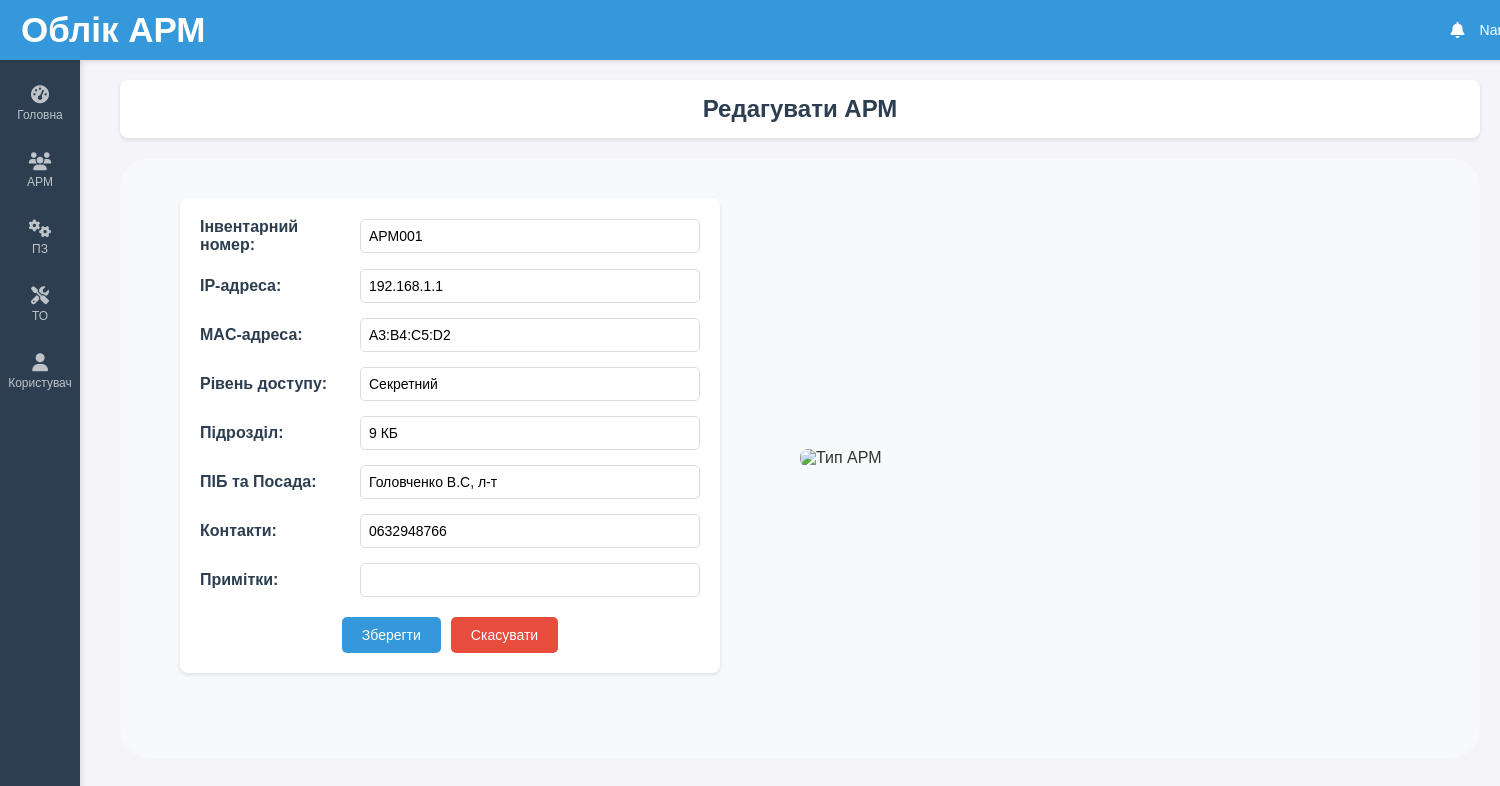
The app's page /edit/1, older data.
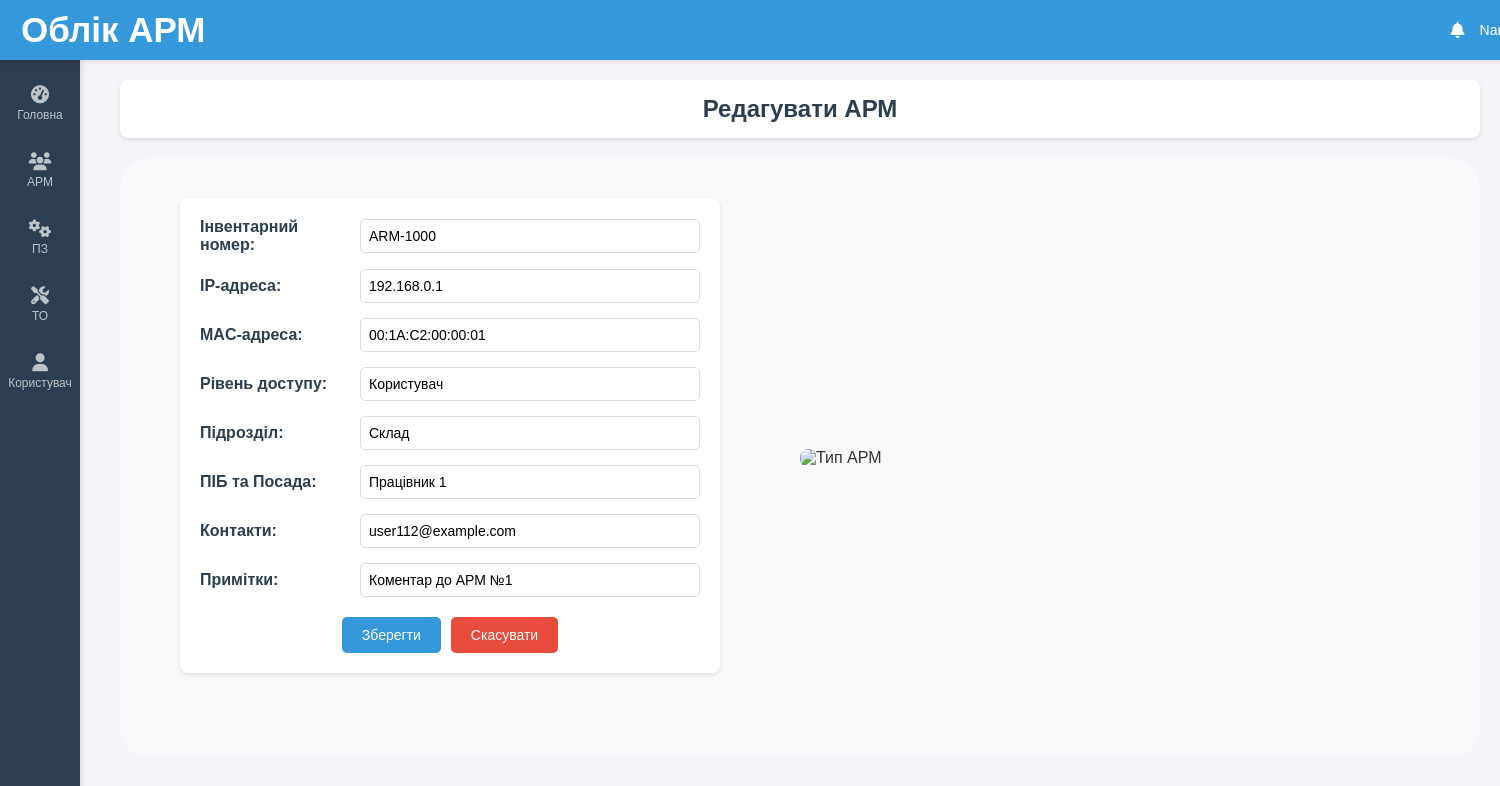
The same page, newer data.
### tables this page shows
CREATE TABLE workplaces (
    id INTEGER PRIMARY KEY AUTOINCREMENT,
    inventory_number TEXT,
    ip_address TEXT,
    mac_address TEXT,
    access_level TEXT,
    unit TEXT,
    person TEXT,
    contacts TEXT,
    notes TEXT
);

### routes.py (the view, shortened to what this page needs)
@main_bp.route('/edit/<int:rowid>', methods=['GET', 'POST'])
def edit_workplace(rowid):
    try:
        workplace = get_workplace_by_id(rowid)
        if not workplace:
            return "АРМ не знайдено", 404
        return render_template('edit.html', workplace=workplace, rowid=rowid)
    except Exception as e:
        return f"Помилка: {e}", 500

### db.py (called while the page is built)
def get_db_connection():
    try:
        conn = sqlite3.connect('workplaces.db')
        conn.row_factory = sqlite3.Row
        return conn
    except sqlite3.Error as e:
        raise Exception(f"Помилка підключення до бази даних: {e}")

def get_workplace_by_id(rowid):
    conn = get_db_connection()
    try:
        cursor = conn.cursor()
        cursor.execute('SELECT * FROM workplaces WHERE rowid = ?', (rowid,))
        return cursor.fetchone()
    except sqlite3.Error as e:
        raise Exception(f"Помилка отримання АРМ за ID {rowid}: {e}")
    finally:
        conn.close()

### templates/edit.html (shortened to what this page needs)
{% extends "base.html" %}
{% block content %}
<div class="header">
    <h1>Редагувати АРМ</h1>
</div>
<div class="add-page">
    <div class="form-container">
        <form method="POST" action="/edit/{{ rowid }}">
            <div class="form-group">
                <label for="inventory_number">Інвентарний номер:</label>
                <input type="text" id="inventory_number" name="inventory_number" value="{{ workplace['inventory_number'] }}" readonly>
            </div>
            <div class="form-group">
                <label for="ip_address">IP-адреса:</label>
                <input type="text" id="ip_address" name="ip_address" value="{{ workplace['ip_address'] }}" required>
            </div>
            <div class="form-group">
                <label for="mac_address">MAC-адреса:</label>
                <input type="text" id="mac_address" name="mac_address" value="{{ workplace['mac_address'] }}" required>
            </div>
            <div class="form-group">
                <label for="access_level">Рівень доступу:</label>
                <input type="text" id="access_level" name="access_level" value="{{ workplace['access_level'] }}" required>
            </div>
            <div class="form-group">
                <label for="unit">Підрозділ:</label>
                <input type="text" id="unit" name="unit" value="{{ workplace['unit'] }}" required>
            </div>
            <div class="form-group">
                <label for="person">ПІБ та Посада:</label>
                <input type="text" id="person" name="person" value="{{ workplace['person'] }}" required>
            </div>
            <div class="form-group">
                <label for="contacts">Контакти:</label>
                <input type="text" id="contacts" name="contacts" value="{{ workplace['contacts'] }}" required>
            </div>
            <div class="form-group">
                <label for="notes">Примітки:</label>
                <input type="text" id="notes" name="notes" value="{{ workplace['notes'] }}">
            </div>
            <div class="form-buttons">
                <button type="submit" class="submit-btn">Зберегти</button>
                <a href="/" class="cancel-btn">Скасувати</a>
            </div>
        </form>
    </div>
    <div class="carousel-block">
        <img id="carousel-image" src="{{ url_for('static', filename='img/desktop.png') }}" alt="Тип АРМ">
    </div>
</div>
{% endblock %}

Row changes from the older to the newer data that the page shows:
changed workplaces: inventory_number "АРМ001" → "ARM-1000"; ip_address "192.168.1.1" → "192.168.0.1"; mac_address "A3:B4:C5:D2" → "00:1A:C2:00:00:01"; access_level "Секретний" → "Користувач"; unit "9 КБ" → "Склад"; person "Головченко В.С, л-т" → "Працівник 1"; contacts "0632948766" → "user112@example.com"; notes (not shown) → "Коментар до АРМ №1"
